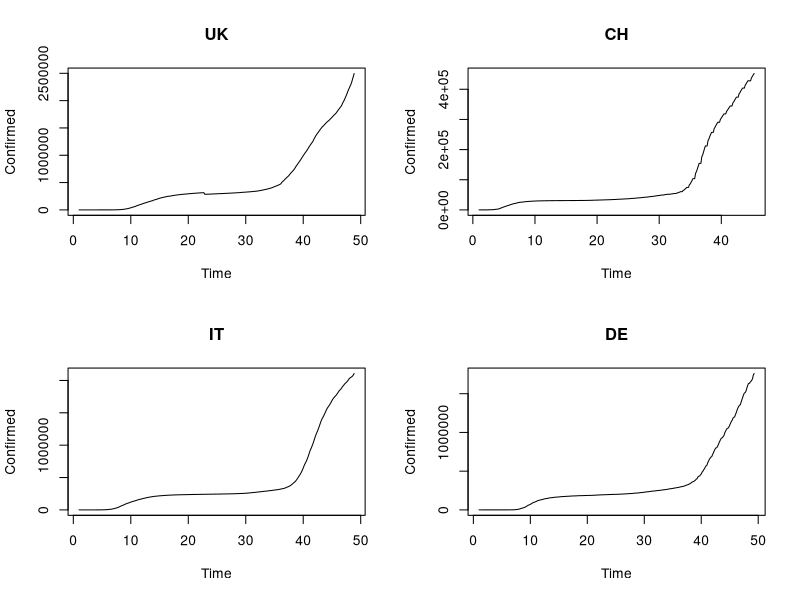
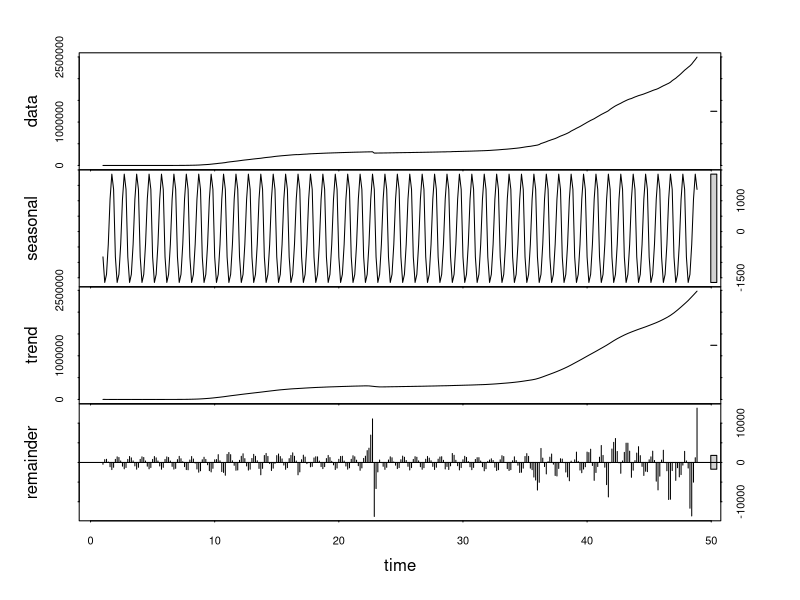
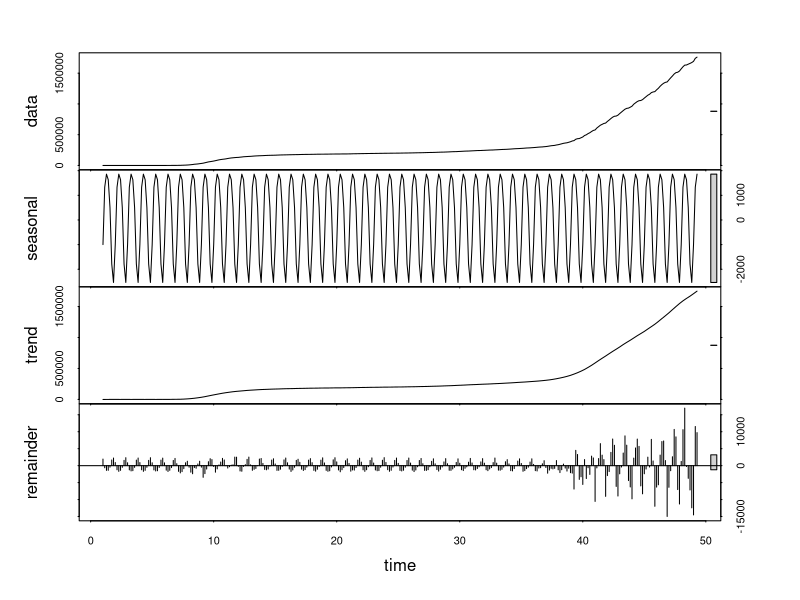
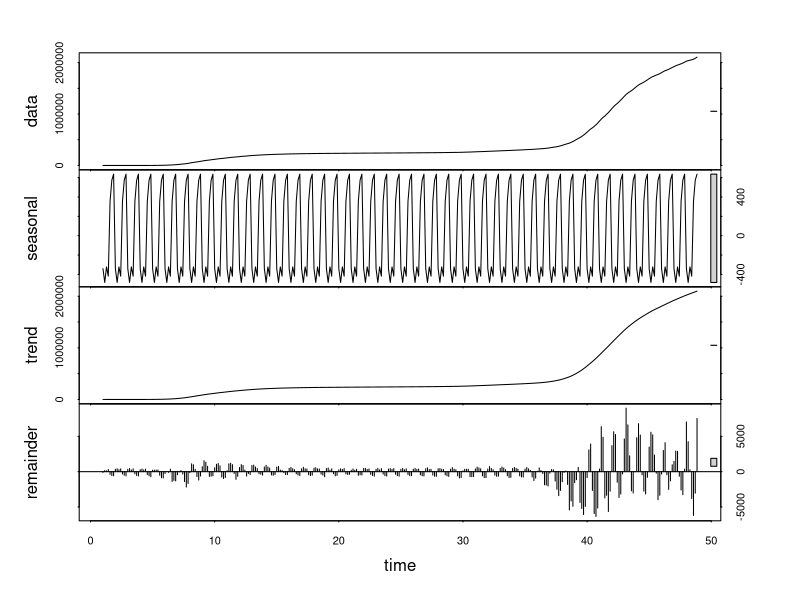
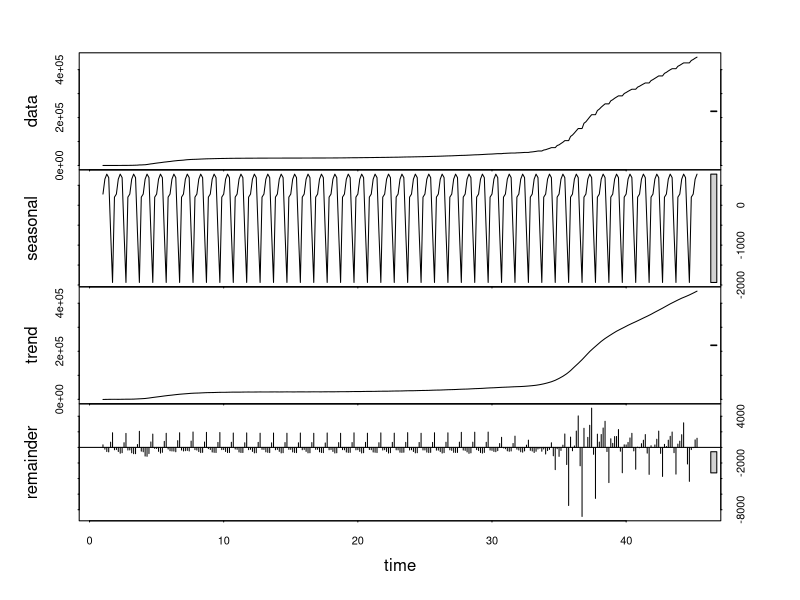
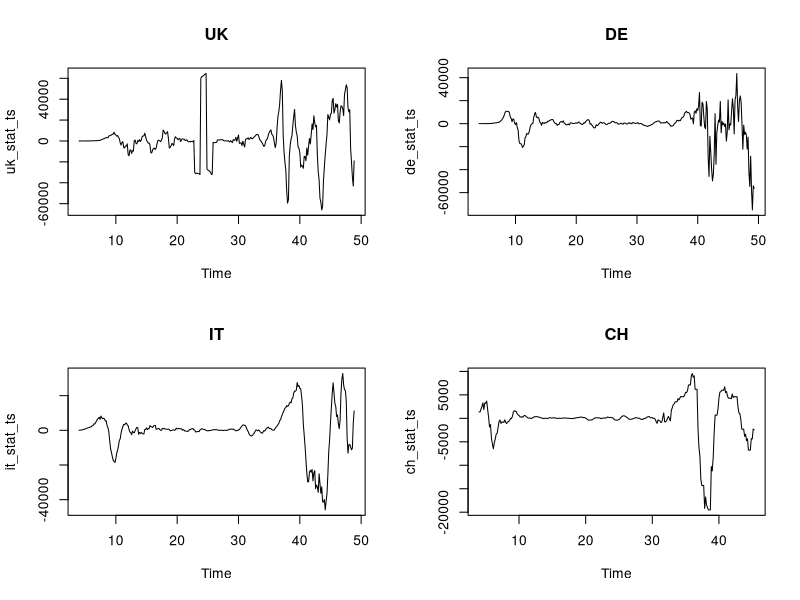

These charts were generated, in order, by the following R code:
################################################################################
## Author: Alessandro De Luca
## Description: Timeseries of covid-19 cases EDA
################################################################################

rm(list = ls())

## libraries ####
library(tidyverse)
library(forecast)
library(tseries)


# cases <- read.csv("datasets/measurementrs_Covid_all")
cases <- read.csv("datasets/new_filtered_cases.csv")
glimpse(cases)

## clean the data ####
cases <- select(cases, -X) # remove X column (index from cleaning)

# coding locations
cases$location_code <- with(
    cases,
    ifelse(Country.Region == "United Kingdom", "UK",
        ifelse(Country.Region == "Germany", "DE",
            ifelse(Country.Region == "Italy", "IT",
                "CH"
            )
        )
    )
)
cases$location_code <- as.factor(cases$location_code)
cases$Date <- as.Date(cases$Date) # Date as dates

# sum together the province cases
cases <- cases %>%
    group_by(location_code, Date) %>%
    select(-Province.State) %>%
    summarise(
        Confirmed = sum(Confirmed),
        Recovered = sum(Recovered),
        Deaths = sum(Deaths)
    ) %>%
    ungroup()

## for analysis ####
# different countries
confirmed_uk <- cases %>%
    filter(location_code == "UK") %>%
    select(Date, Confirmed)
confirmed_ch <- cases %>%
    filter(location_code == "CH") %>%
    select(Date, Confirmed) %>%
    select(Date, Confirmed)
confirmed_it <- cases %>%
    filter(location_code == "IT") %>%
    select(Date, Confirmed) %>%
    select(Date, Confirmed)
confirmed_de <- cases %>%
    filter(location_code == "DE") %>%
    select(Date, Confirmed) %>%
    select(Date, Confirmed)

## time-series obj ####
# freq. = 7 (daily samples, nat. period 1 week)
ts_confirmed_uk <- ts(data = confirmed_uk, frequency = 7)
ts_confirmed_ch <- ts(data = confirmed_ch, frequency = 7)
ts_confirmed_de <- ts(data = confirmed_de, frequency = 7)
ts_confirmed_it <- ts(data = confirmed_it, frequency = 7)

{
    par(mfrow = c(2, 2))
    plot(ts_confirmed_uk[, 2], main = "UK", ylab = "Confirmed")
    plot(ts_confirmed_ch[, 2], ylab = "Confirmed", main = "CH")
    plot(ts_confirmed_it[, 2], ylab = "Confirmed", main = "IT")
    plot(ts_confirmed_de[, 2], ylab = "Confirmed", main = "DE")
}

# check seasonality ####
fit_uk <- stl(ts_confirmed_uk[, 2], s.window = "periodic")
fit_ch <- stl(ts_confirmed_ch[, 2], s.window = "periodic")
fit_de <- stl(ts_confirmed_de[, 2], s.window = "periodic")
fit_it <- stl(ts_confirmed_it[, 2], s.window = "periodic")


# ggseasonplot(ts_confirmed_uk[, 2], year.labels = TRUE)
plot(fit_uk)
plot(fit_de)
plot(fit_it)
plot(fit_ch)

## stationarity test ####
adf.test(ts_confirmed_uk[, 2])
adf.test(ts_confirmed_ch[, 2])
adf.test(ts_confirmed_de[, 2])
adf.test(ts_confirmed_it[, 2])

## get stationary ts ####
uk_stat_ts <- diff(
    ts_confirmed_uk[, 2],
    lag = frequency(ts_confirmed_uk[, 2]),
    differences = 3
)
it_stat_ts <- diff(
    ts_confirmed_it[, 2],
    lag = frequency(ts_confirmed_it[, 2]),
    differences = 3
)
de_stat_ts <- diff(
    ts_confirmed_de[, 2],
    lag = frequency(ts_confirmed_de[, 2]),
    differences = 3
)
ch_stat_ts <- diff(
    ts_confirmed_ch[, 2],
    lag = frequency(ts_confirmed_ch[, 2]),
    differences = 3
)

{
    par(mfrow = c(2, 2))
    plot(uk_stat_ts, main = "UK")
    plot(de_stat_ts, main = "DE")
    plot(it_stat_ts, main = "IT")
    plot(ch_stat_ts, main = "CH")
}

## stationarity test ####
adf.test(uk_stat_ts)
adf.test(de_stat_ts)
adf.test(it_stat_ts)
adf.test(ch_stat_ts)